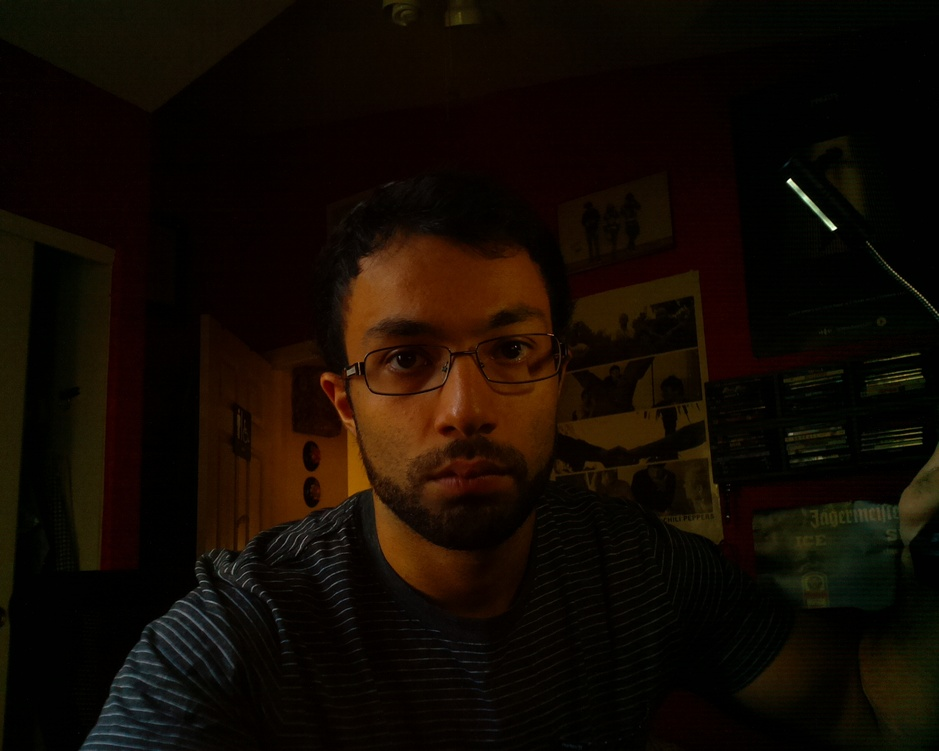
#> input picture Experiments/FeatureDetection/testAli.jpg, 939 x 751 px, shrunk from 1280 x 1024 before the run, given in place of the camera
$ python cameraCornerDetection.py
#> lines starting #> are read from the running program, lines starting #| are printed output that depends on the picture; after the words box and inside, x2 and y2 are one past the last pixel; in counts of white or black regions, pixels touching at a corner belong together
import cv2
import numpy as np

cap = cv2.VideoCapture(0)       # Start up the webcame, we want to read edges from this.

while True:
    ret, img = cap.read()   # First return our boolean verification we got something, then return the frame to img.
#> img is the input picture: shape (751, 939, 3); mean B, G, R 3.1, 10.1, 18.5
    gray = cv2.cvtColor(img, cv2.COLOR_BGR2GRAY)    # Grayscale our image up.
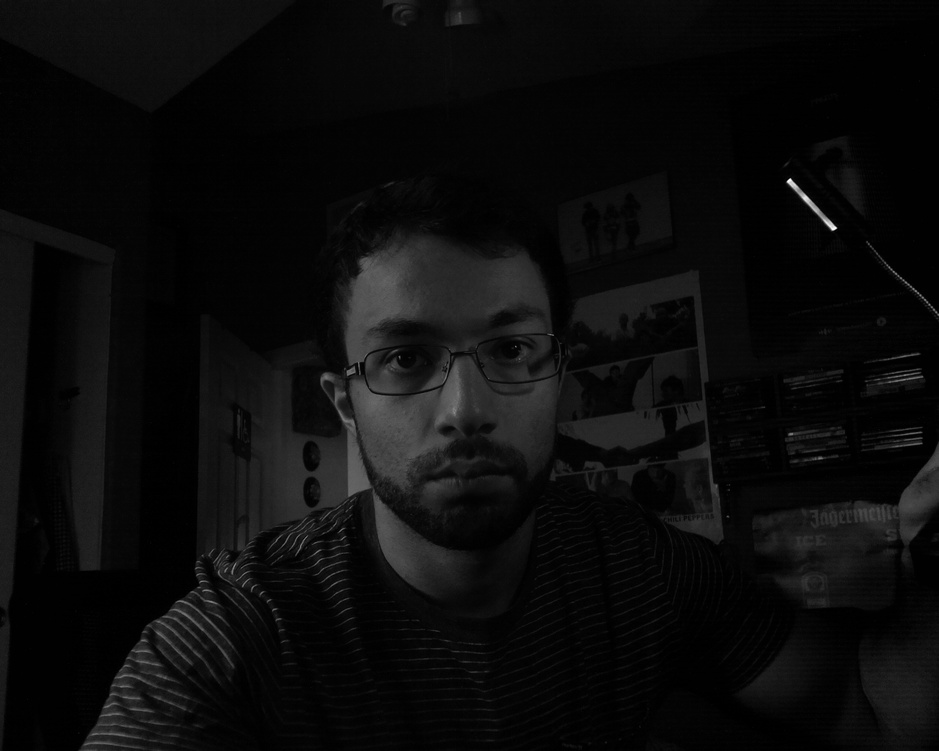
#> gray: shape (751, 939); min 0, max 251, mean 11.8
    # We will convert image to a int for detecting edges.
    gray = np.float32(gray)
## Parameters for goodFeaturesToTrack function are as follows,
    # Image, Max corners to detect, quality of detection, minimum distance between corners.
    #corners = cv2.goodFeaturesToTrack(gray, 100, 3, 0.04)
    dst = cv2.cornerHarris(gray, 30, 5, 0.06)
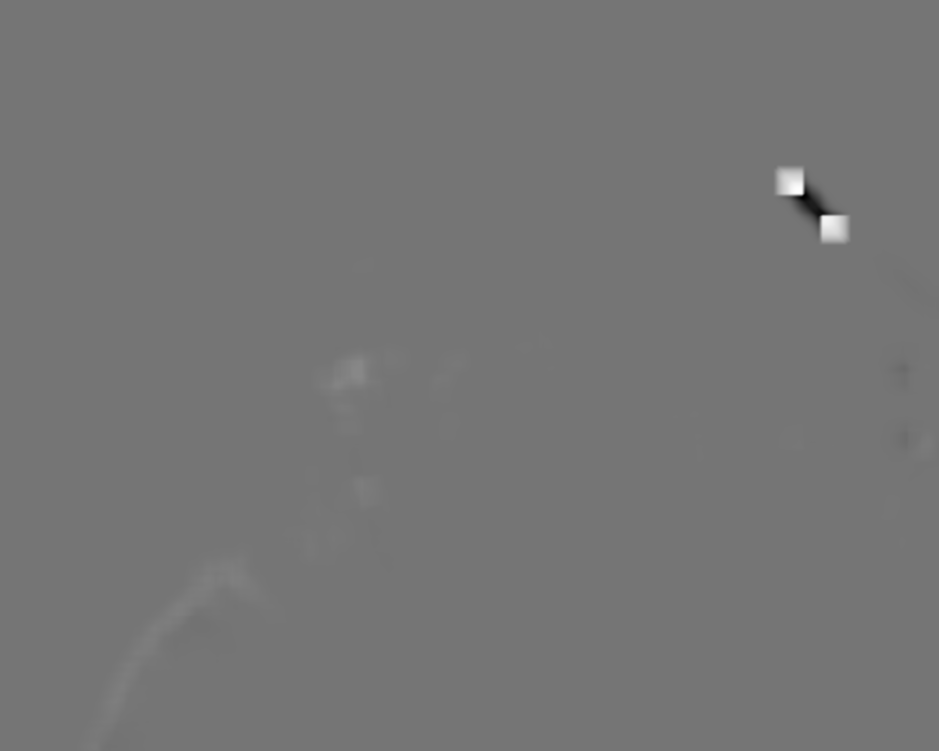
#> dst: shape (751, 939) float32; min -75332168, max 88668672, mean 150481.5; drawn with min black and max white
    # Dilating the image for markings.
    dst = cv2.dilate(dst, None)
    # Here we set our threshold/beginning of entrance.
    # ALLEGEDLY
    # We say, hey if our image is above the threshold for edge detection, mark it red as it is a edge.
    #The Corner Harris method finds us displacement in intensity for all directions of a corner.
    img[dst>0.04*dst.max()] = [0,255,0]
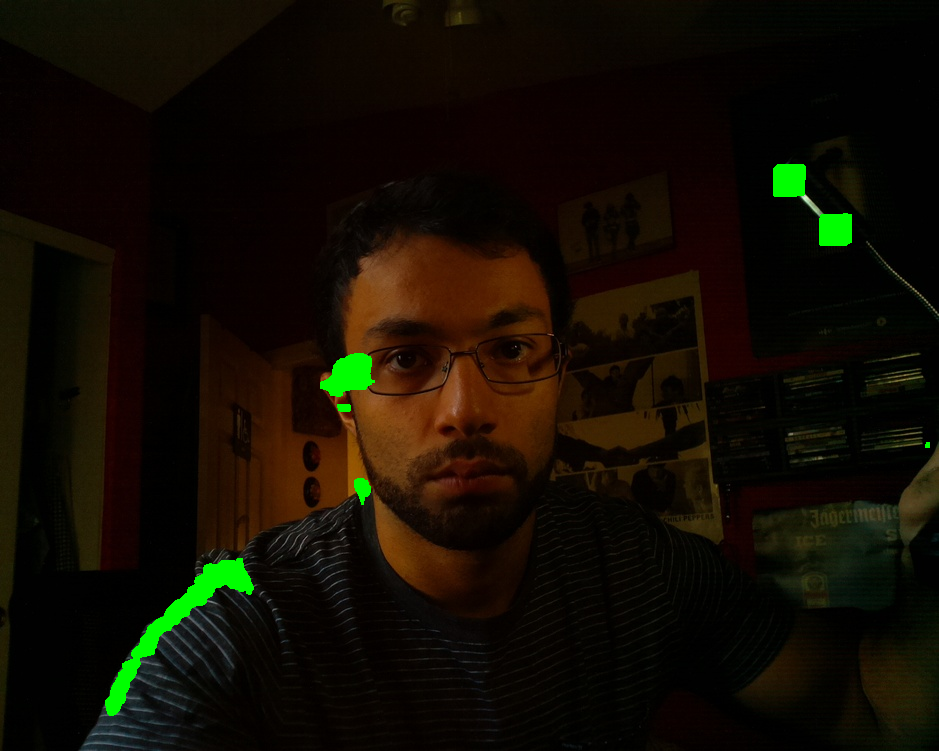
#> img: shape (751, 939, 3); 1.15% of pixels changed, all inside (x1, y1, x2, y2) = (105, 164, 930, 716)


    '''#corners = np.uint8(corners)  # Converting feature track results for algorithmic usage below.

    for corner in corners:
        # Ravel will return a contiguous flattened array, which would have our x y coordinates basically.
        # Because we are grabbing a distinct corner per corner found in image. We will draw a shape around this corner.
        x, y = corner.ravel()
        # Draw a circle on frame with the center being the corner, a radius of 3,
        # our color will be blue based on scalar, -1 for thickness means fill our circle in.
        cv2.circle(img, (x,y), 3, 255, -1)
    '''
    # Now that we are done rendering the frame to be shown,
    # or basically now that we are done processing
    # lets show the image/frame.
    cv2.imshow('img', img)
    k = cv2.waitKey(30) & 0xFF
#> (key Esc is pressed here)
    if k == 27:
        break

# Turn off camera.
cap.release()
cv2.destroyAllWindows()     # Destroy windows with a 4 ns stall.
for i in range(1,5):
    cv2.waitKey(1)
